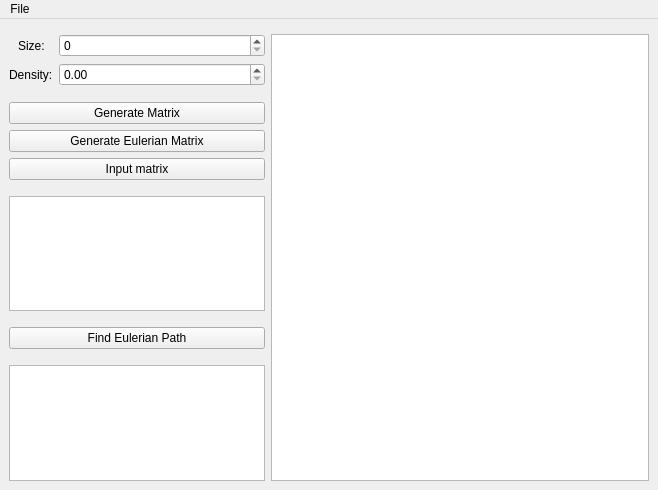
<?xml version="1.0" encoding="UTF-8"?>
<ui version="4.0">
 <class>MainWindow</class>
 <widget class="QMainWindow" name="MainWindow">
  <property name="geometry">
   <rect>
    <x>0</x>
    <y>0</y>
    <width>658</width>
    <height>490</height>
   </rect>
  </property>
  <property name="windowTitle">
   <string>Graph Matrix Generator</string>
  </property>
  <widget class="QWidget" name="centralwidget">
   <property name="sizePolicy">
    <sizepolicy hsizetype="Preferred" vsizetype="Preferred">
     <horstretch>0</horstretch>
     <verstretch>0</verstretch>
    </sizepolicy>
   </property>
   <layout class="QFormLayout" name="formLayout_2">
    <item row="2" column="1">
     <widget class="QGraphicsView" name="graphView">
      <property name="sizePolicy">
       <sizepolicy hsizetype="Expanding" vsizetype="Expanding">
        <horstretch>0</horstretch>
        <verstretch>0</verstretch>
       </sizepolicy>
      </property>
      <property name="verticalScrollBarPolicy">
       <enum>Qt::ScrollBarAlwaysOff</enum>
      </property>
      <property name="horizontalScrollBarPolicy">
       <enum>Qt::ScrollBarAlwaysOff</enum>
      </property>
     </widget>
    </item>
    <item row="0" column="1">
     <widget class="Line" name="line">
      <property name="orientation">
       <enum>Qt::Vertical</enum>
      </property>
     </widget>
    </item>
    <item row="2" column="0">
     <layout class="QVBoxLayout" name="verticalLayout">
      <item>
       <layout class="QFormLayout" name="formLayout">
        <property name="labelAlignment">
         <set>Qt::AlignCenter</set>
        </property>
        <item row="1" column="0">
         <widget class="QLabel" name="label">
          <property name="sizePolicy">
           <sizepolicy hsizetype="Preferred" vsizetype="Preferred">
            <horstretch>0</horstretch>
            <verstretch>0</verstretch>
           </sizepolicy>
          </property>
          <property name="text">
           <string>Size:</string>
          </property>
         </widget>
        </item>
        <item row="1" column="1">
         <widget class="QSpinBox" name="sizeSpinBox">
          <property name="maximum">
           <number>20</number>
          </property>
         </widget>
        </item>
        <item row="3" column="0">
         <widget class="QLabel" name="label_2">
          <property name="text">
           <string>Density:</string>
          </property>
         </widget>
        </item>
        <item row="3" column="1">
         <widget class="QDoubleSpinBox" name="densitySpinBox">
          <property name="maximum">
           <double>1.000000000000000</double>
          </property>
          <property name="singleStep">
           <double>0.100000000000000</double>
          </property>
         </widget>
        </item>
       </layout>
      </item>
      <item>
       <spacer name="horizontalSpacer_2">
        <property name="orientation">
         <enum>Qt::Horizontal</enum>
        </property>
        <property name="sizeHint" stdset="0">
         <size>
          <width>40</width>
          <height>10</height>
         </size>
        </property>
       </spacer>
      </item>
      <item>
       <widget class="QPushButton" name="generateButton">
        <property name="sizePolicy">
         <sizepolicy hsizetype="Minimum" vsizetype="Fixed">
          <horstretch>0</horstretch>
          <verstretch>0</verstretch>
         </sizepolicy>
        </property>
        <property name="text">
         <string>Generate Matrix</string>
        </property>
       </widget>
      </item>
      <item>
       <widget class="QPushButton" name="generateEulerButton">
        <property name="sizePolicy">
         <sizepolicy hsizetype="Minimum" vsizetype="Fixed">
          <horstretch>0</horstretch>
          <verstretch>0</verstretch>
         </sizepolicy>
        </property>
        <property name="text">
         <string>Generate Eulerian Matrix</string>
        </property>
       </widget>
      </item>
      <item>
       <widget class="QPushButton" name="manualInputButton">
        <property name="text">
         <string>Input matrix</string>
        </property>
       </widget>
      </item>
      <item>
       <spacer name="horizontalSpacer">
        <property name="orientation">
         <enum>Qt::Horizontal</enum>
        </property>
        <property name="sizeHint" stdset="0">
         <size>
          <width>40</width>
          <height>10</height>
         </size>
        </property>
       </spacer>
      </item>
      <item>
       <widget class="QTextEdit" name="matrixTextEdit">
        <property name="sizePolicy">
         <sizepolicy hsizetype="Expanding" vsizetype="Expanding">
          <horstretch>0</horstretch>
          <verstretch>0</verstretch>
         </sizepolicy>
        </property>
        <property name="maximumSize">
         <size>
          <width>16777215</width>
          <height>16777215</height>
         </size>
        </property>
        <property name="readOnly">
         <bool>true</bool>
        </property>
       </widget>
      </item>
      <item>
       <spacer name="horizontalSpacer_3">
        <property name="orientation">
         <enum>Qt::Horizontal</enum>
        </property>
        <property name="sizeHint" stdset="0">
         <size>
          <width>40</width>
          <height>10</height>
         </size>
        </property>
       </spacer>
      </item>
      <item>
       <widget class="QPushButton" name="findEulerianButton">
        <property name="sizePolicy">
         <sizepolicy hsizetype="Minimum" vsizetype="Fixed">
          <horstretch>0</horstretch>
          <verstretch>0</verstretch>
         </sizepolicy>
        </property>
        <property name="text">
         <string>Find Eulerian Path</string>
        </property>
       </widget>
      </item>
      <item>
       <spacer name="horizontalSpacer_4">
        <property name="orientation">
         <enum>Qt::Horizontal</enum>
        </property>
        <property name="sizeHint" stdset="0">
         <size>
          <width>40</width>
          <height>10</height>
         </size>
        </property>
       </spacer>
      </item>
      <item>
       <widget class="QTextEdit" name="eulerianPathTextEdit">
        <property name="sizePolicy">
         <sizepolicy hsizetype="Expanding" vsizetype="Expanding">
          <horstretch>0</horstretch>
          <verstretch>0</verstretch>
         </sizepolicy>
        </property>
        <property name="readOnly">
         <bool>true</bool>
        </property>
       </widget>
      </item>
     </layout>
    </item>
   </layout>
  </widget>
  <widget class="QMenuBar" name="menubar">
   <property name="geometry">
    <rect>
     <x>0</x>
     <y>0</y>
     <width>658</width>
     <height>21</height>
    </rect>
   </property>
   <widget class="QMenu" name="menu">
    <property name="title">
     <string>File</string>
    </property>
    <addaction name="actionSave"/>
    <addaction name="actionLoad"/>
   </widget>
   <addaction name="menu"/>
  </widget>
  <widget class="QStatusBar" name="statusbar">
   <property name="sizePolicy">
    <sizepolicy hsizetype="Preferred" vsizetype="Ignored">
     <horstretch>0</horstretch>
     <verstretch>0</verstretch>
    </sizepolicy>
   </property>
  </widget>
  <action name="actionSave">
   <property name="text">
    <string>Save</string>
   </property>
  </action>
  <action name="actionLoad">
   <property name="text">
    <string>Open</string>
   </property>
  </action>
 </widget>
 <resources/>
 <connections/>
</ui>
